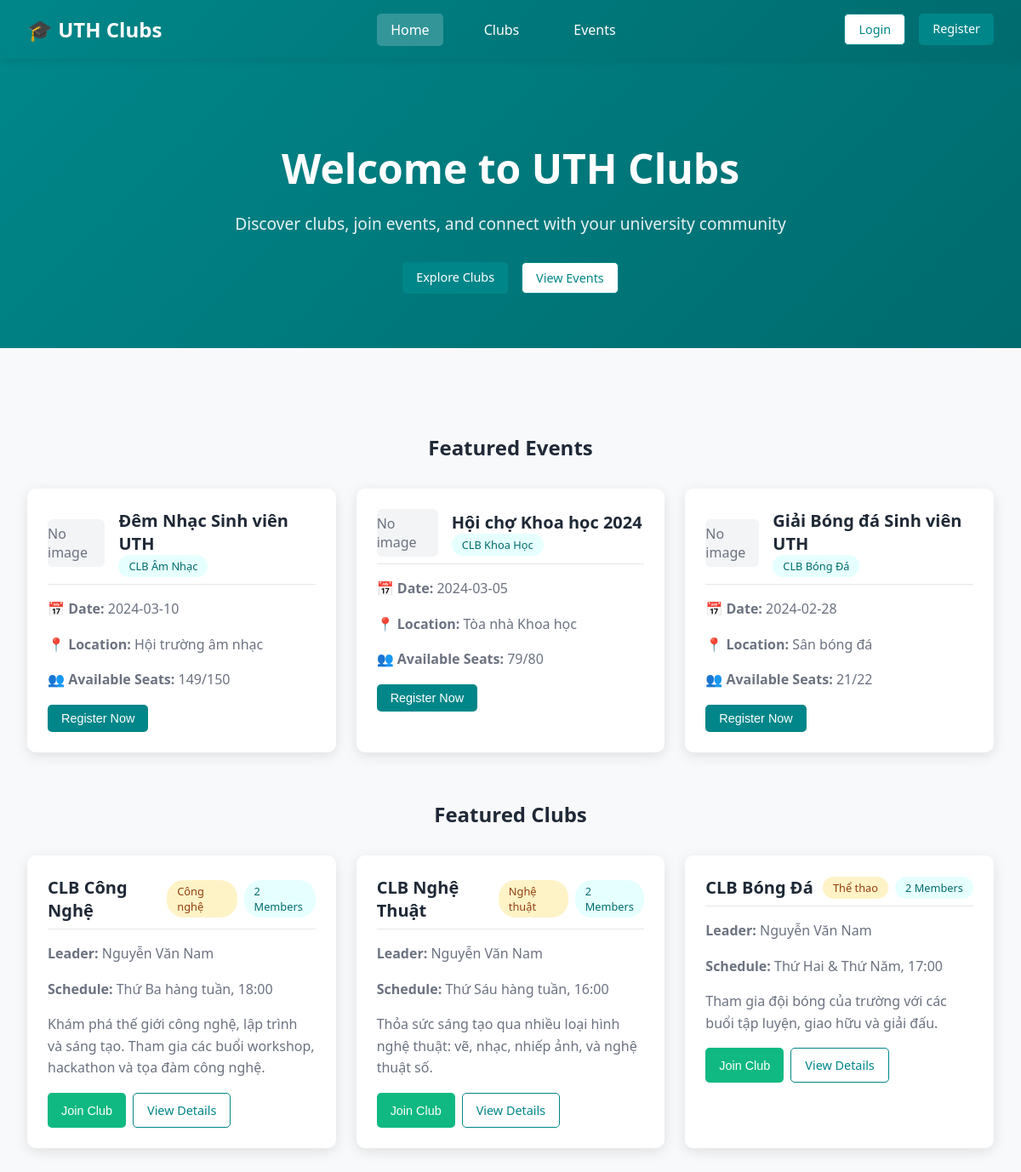
The page / on the database its author committed.
### tables this page shows
CREATE TABLE events (
  id INT AUTO_INCREMENT PRIMARY KEY,
  club_id INT,
  name VARCHAR(100),
  date DATE,
  location VARCHAR(255),
  max_participants INT,
  description TEXT,
  event_image VARCHAR(255),
  FOREIGN KEY (club_id) REFERENCES clubs(id)
);

CREATE TABLE clubs (
  id INT AUTO_INCREMENT PRIMARY KEY,
  name VARCHAR(100) NOT NULL,
  description TEXT,
  category VARCHAR(50),
  leader_id INT,
  activities TEXT,
  schedule_meeting VARCHAR(255),
  club_image VARCHAR(255),
  created_at TIMESTAMP DEFAULT CURRENT_TIMESTAMP,
  FOREIGN KEY (leader_id) REFERENCES users(id)
);

CREATE TABLE users (
    id INT PRIMARY KEY AUTO_INCREMENT,
    name VARCHAR(100) NOT NULL,
    email VARCHAR(100) UNIQUE NOT NULL,
    student_id VARCHAR(20) UNIQUE,
    password VARCHAR(255) NOT NULL,
    role ENUM('student', 'admin') DEFAULT 'student',
    email_verified BOOLEAN DEFAULT FALSE,
    verification_token VARCHAR(255),
    created_at TIMESTAMP DEFAULT CURRENT_TIMESTAMP
);

### index.php (called while the page is built, shortened)
<?php
include 'config/database.php';
$activeSection = isset($_GET['section']) ? $_GET['section'] : 'home';
include 'includes/header.php';
?>
<?php include 'pages/home.php'; ?>
<?php include 'includes/footer.php'; ?>

### pages/home.php (shortened to what this page needs)
<?php
try {
    $userId = isset($_SESSION['user_id']) ? (int)$_SESSION['user_id'] : 0;
    $upStmt = $pdo->prepare("SELECT e.id, e.name, e.date, e.location, e.max_participants, e.event_image,
                                  c.name AS club_name,
                                  (e.max_participants - (SELECT COUNT(*) FROM event_registrations er WHERE er.event_id = e.id)) AS seats_left,
                                  (SELECT COUNT(*) FROM event_registrations er WHERE er.event_id = e.id AND er.user_id = ?) AS is_registered
                           FROM events e
                           LEFT JOIN clubs c ON c.id = e.club_id
                           ORDER BY e.date DESC
                           LIMIT 3");
    $upStmt->execute([$userId]);
    $upcoming = $upStmt->fetchAll(PDO::FETCH_ASSOC);
} catch (Exception $e) {
    $upcoming = [];
}
try {
    $fcStmt = $pdo->query("SELECT c.id, c.name, c.description, c.category, c.schedule_meeting,
                                  (SELECT COUNT(*) FROM club_members cm WHERE cm.club_id = c.id) AS member_count,
                                  u.name AS leader_name
                           FROM clubs c
                           LEFT JOIN users u ON u.id = c.leader_id
                           ORDER BY member_count DESC
                           LIMIT 3");
    $featuredClubs = $fcStmt->fetchAll(PDO::FETCH_ASSOC);
} catch (Exception $e) {
    $featuredClubs = [];
}
?>
<div id="home" class="section<?php echo ($activeSection === 'home') ? ' active' : ''; ?>">
    <div class="hero">
        <h1>Welcome to UTH Clubs</h1>
        <p>Discover clubs, join events, and connect with your university community</p>
        <div style="display: flex; gap: 1rem; justify-content: center; flex-wrap: wrap;">
            <a href="#" class="btn btn-primary" onclick="showSection('clubs'); return false;">Explore Clubs</a>
            <a href="#" class="btn btn-secondary" onclick="showSection('events'); return false;">View Events</a>
        </div>
    </div>
    <div class="container">
        <h2 style="text-align: center; margin-bottom: 2rem; color: #1f2937;">Featured Events</h2>
        <div class="card-grid" id="upcomingEvents">
            <?php foreach ($upcoming as $ev): ?>
            <div class="card">
                <div class="card-header">
                    <div style="display:flex; gap:1rem; align-items:center;">
                        <?php if (!empty($ev['event_image'])): ?>
                            <?php $imgFile = basename($ev['event_image']); ?>
                            <img src="uploads/events/<?php echo htmlspecialchars($imgFile); ?>" alt="<?php echo htmlspecialchars($ev['name']); ?>" style="width:72px; height:56px; object-fit:cover; border-radius:6px; cursor:pointer;" onclick="showImageModal('uploads/events/<?php echo htmlspecialchars($imgFile); ?>','<?php echo htmlspecialchars($ev['name']); ?>')">
                        <?php else: ?>
                            <div style="width:72px; height:56px; background:#f3f4f6; display:flex; align-items:center; justify-content:center; border-radius:6px; color:#6b7280;">No image</div>
                        <?php endif; ?>
                        <div>
                            <div class="card-title"><?php echo htmlspecialchars($ev['name']); ?></div>
                            <span class="badge badge-info"><?php echo htmlspecialchars($ev['club_name']); ?></span>
                        </div>
                    </div>
                </div>
                <div class="card-content">
                    <p><strong>📅 Date:</strong> <?php echo htmlspecialchars($ev['date']); ?></p>
                    <p><strong>📍 Location:</strong> <?php echo htmlspecialchars($ev['location']); ?></p>
                    <p><strong>👥 Available Seats:</strong> <span class="seats-available"><?php echo max(0, (int)$ev['seats_left']); ?></span>/<?php echo (int)$ev['max_participants']; ?></p>
                    <?php if ((int)$ev['is_registered'] > 0): ?>
                        <button class="btn btn-secondary" disabled>Already Registered</button>
                    <?php elseif ((int)$ev['seats_left'] <= 0): ?>
                        <button class="btn btn-secondary" disabled>Event Full</button>
                    <?php else: ?>
                        <button class="btn btn-primary" onclick="registerForEvent(<?php echo (int)$ev['id']; ?>)">Register Now</button>
                    <?php endif; ?>
                </div>
            </div>
            <?php endforeach; ?>
        </div>
        <h2 style="text-align: center; margin-bottom: 2rem; color: #1f2937;">Featured Clubs</h2>
        <div class="card-grid">
            <?php foreach ($featuredClubs as $fc): ?>
            <?php
                $category = htmlspecialchars($fc['category'] ?: '');
                $schedule = htmlspecialchars($fc['schedule_meeting'] ?: '');
                $desc = trim($fc['description']);
                $desc = $desc ? htmlspecialchars(mb_strimwidth($desc, 0, 160, '...')) : '';
            ?>
            <div class="card" data-category="<?php echo strtolower($category); ?>">
                <div class="card-header">
                    <div class="card-title"><?php echo htmlspecialchars($fc['name']); ?></div>
                    <div style="display:flex; gap:.5rem; align-items:center;">
                        <?php if ($category): ?>
                        <span class="badge badge-warning"><?php echo ucfirst($category); ?></span>
                        <?php endif; ?>
                        <span class="badge badge-info"><?php echo (int)$fc['member_count']; ?> Members</span>
                    </div>
                </div>
                <div class="card-content">
                    <p><strong>Leader:</strong> <?php echo htmlspecialchars($fc['leader_name'] ?: 'N/A'); ?></p>
                    <?php if ($schedule): ?>
                    <p><strong>Schedule:</strong> <?php echo $schedule; ?></p>
                    <?php endif; ?>
                    <?php if ($desc): ?>
                    <p><?php echo $desc; ?></p>
                    <?php endif; ?>
                    <div style="display:flex; gap:.5rem; flex-wrap:wrap;">
                        <button class="btn btn-success" onclick="joinClub(<?php echo (int)$fc['id']; ?>)">Join Club</button>
                        <a class="btn btn-secondary" href="?section=clubDetails&club_id=<?php echo (int)$fc['id']; ?>">View Details</a>
                    </div>
                </div>
            </div>
            <?php endforeach; ?>
        </div>
    </div>
</div>

### assets/css/styles.css (style rules this page uses)
body { box-sizing: border-box; margin: 0; padding: 0; font-family: 'Segoe UI', Tahoma, Geneva, Verdana, sans-serif; background-color: #f8f9fa; color: #333; }
* { box-sizing: border-box; }
.btn { padding: 0.5rem 1rem; border: none; border-radius: 5px; cursor: pointer; font-size: 0.9rem; transition: all 0.3s; text-decoration: none; display: inline-block; text-align: center; }
.btn-primary { background-color: #008689; color: white; }
.btn-secondary { background-color: white; color: #008689; border: 1px solid #008689; }
.btn-success { background-color: #10b981; color: white; }
.container { max-width: 1200px; margin: 0 auto; padding: 2rem; }
.hero { background: linear-gradient(135deg, #008689, #006b6e); color: white; text-align: center; padding: 4rem 2rem; margin-bottom: 3rem; }
.hero h1 { font-size: 3rem; margin-bottom: 1rem; font-weight: 700; }
.hero p { font-size: 1.2rem; margin-bottom: 2rem; opacity: 0.9; }
.card { background: white; border-radius: 10px; box-shadow: 0 4px 15px rgba(0,0,0,0.1); padding: 1.5rem; margin-bottom: 1.5rem; transition: transform 0.3s, box-shadow 0.3s; }
.card-grid { display: grid; grid-template-columns: repeat(auto-fit, minmax(300px, 1fr)); gap: 1.5rem; margin-bottom: 2rem; }
.card-header { display: flex; justify-content: space-between; align-items: center; margin-bottom: 1rem; padding-bottom: 0.5rem; border-bottom: 1px solid #e5e7eb; }
.card-title { font-size: 1.25rem; font-weight: 600; color: #1f2937; }
.card-content { color: #6b7280; line-height: 1.6; }
.badge { display: inline-block; padding: 0.25rem 0.75rem; border-radius: 20px; font-size: 0.8rem; font-weight: 500; }
.badge-warning { background-color: #fef3c7; color: #92400e; }
.badge-info { background-color: #e6ffff; color: #006b6e; }
.section { display: none; }
.section.active { display: block; }

### rows shown on the page
events: shows "No image", name "Đêm Nhạc Sinh viên UTH", club.name "CLB Âm Nhạc", date "2024-03-10", location "Hội trường âm nhạc", max(0, (int)$ev['seats_left']) "149", max_participants "150"
events: shows "No image", name "Hội chợ Khoa học 2024", club.name "CLB Khoa Học", date "2024-03-05", location "Tòa nhà Khoa học", max(0, (int)$ev['seats_left']) "79", max_participants "80"
events: shows "No image", name "Giải Bóng đá Sinh viên UTH", club.name "CLB Bóng Đá", date "2024-02-28", location "Sân bóng đá", max(0, (int)$ev['seats_left']) "21", max_participants "22"
clubs: name "CLB Công Nghệ", category "Công nghệ", member_count "2", leader.name "Nguyễn Văn Nam", schedule_meeting "Thứ Ba hàng tuần, 18:00", description "Khám phá thế giới công nghệ, lập trình và sáng tạo. Tham gia các buổi workshop, hackathon và tọa đàm công nghệ."
clubs: name "CLB Nghệ Thuật", category "Nghệ thuật", member_count "2", leader.name "Nguyễn Văn Nam", schedule_meeting "Thứ Sáu hàng tuần, 16:00", description "Thỏa sức sáng tạo qua nhiều loại hình nghệ thuật: vẽ, nhạc, nhiếp ảnh, và nghệ thuật số."
clubs: name "CLB Bóng Đá", category "Thể thao", member_count "2", leader.name "Nguyễn Văn Nam", schedule_meeting "Thứ Hai & Thứ Năm, 17:00", description "Tham gia đội bóng của trường với các buổi tập luyện, giao hữu và giải đấu."
